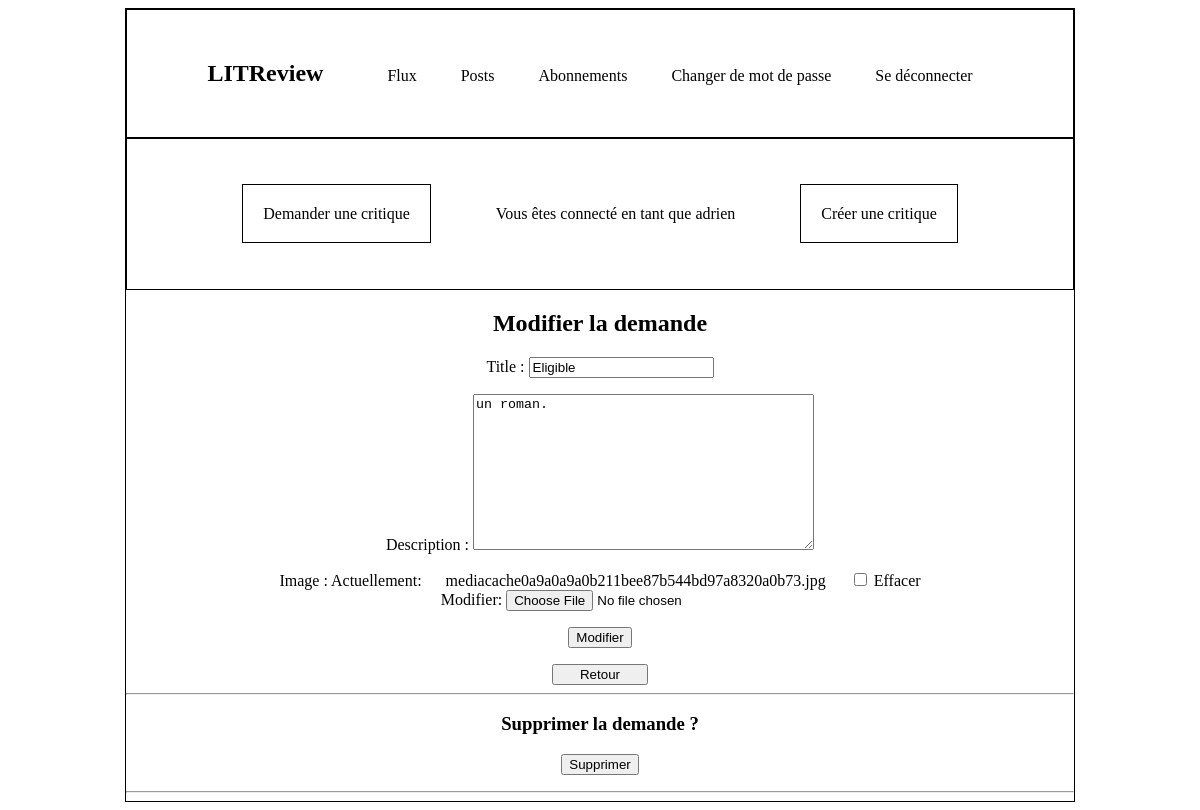
/publication/ticket/9/edit (signed in), run on the app's committed database.
### authentication/models.py (models this page shows)
class User(AbstractUser):
    SUBSCRIBER = "SUBSCRIBER"
    ROLE_CHOICES = ((SUBSCRIBER, "Abonné"),)
    role = models.CharField(max_length=30, choices=ROLE_CHOICES, verbose_name="Rôle")
    following_user = models.ManyToManyField(
        "self",
        symmetrical=False,
        verbose_name="suivre",
        blank=True,
        related_name="follows",
    )

### publication/models.py (models this page shows, shortened)
class Ticket(models.Model):
    title = models.CharField(max_length=128)
    description = models.TextField(max_length=2048, blank=True)
    user = models.ForeignKey(to=settings.AUTH_USER_MODEL, on_delete=models.CASCADE)
    image = models.ImageField(null=True, blank=True)
    time_created = models.DateTimeField(auto_now_add=True)
    IMAGE_MAX_SIZE = (400, 400)

### publication/views.py (the view, shortened to what this page needs)
@login_required
def edit_ticket(request, ticket_id):
    ticket = get_object_or_404(models.Ticket, id=ticket_id)
    edit_form = forms.TicketForm(instance=ticket)
    delete_form = forms.DeleteForm()
    context = {
        "edit_form": edit_form,
        "delete_form": delete_form,
    }
    return render(request, "publication/edit_ticket.html", context=context)

### publication/forms.py
class TicketForm(forms.ModelForm):
    edit_ticket = forms.BooleanField(widget=forms.HiddenInput, initial=True)
    class Meta:
        model = models.Ticket
        fields = ["title", "description", "image"]

class DeleteForm(forms.Form):
    delete = forms.BooleanField(widget=forms.HiddenInput, initial=True)

### publication/templates/publication/edit_ticket.html (shortened to what this page needs)
{% extends "base.html" %}
{% block content %}
<h2>Modifier la demande</h2>
<form method="post">
    {{ edit_form.as_p }}
    <button type="submit">Modifier</button>
</form>
<button type="submit"><a href="{% url 'home' %}">Retour</a></button>
<hr>
<h3>Supprimer la demande ?</h3>
<form method="post">
    <button type="submit">Supprimer</button>
</form>
<hr>
{% endblock content %}

### templates/base.html (shortened to what this page needs)
{% load static %}
<html>
<head>
    <link rel="stylesheet" href="{% static 'styles.css' %}">
    <link rel="stylesheet" href="https://cdnjs.cloudflare.com/ajax/libs/font-awesome/4.7.0/css/font-awesome.min.css">
</head>
<body>
    {% if user.is_authenticated %}
    <div class="global">
        <nav>
            <h1 class="navigation_left">LITReview</h1>
            <ul class=navigation_right>
                <li class="navigation"><a href="{% url 'home' %}">Flux</a></li>
                <li class="navigation"><a href="{% url 'post' %}">Posts</a></li>
                <li class="navigation"><a href="{% url 'subscription' %}">Abonnements</a></li>
                <li class="navigation"><a href="{% url 'password_change' %}">Changer de mot de passe</a></li>
                <li class="navigation"><a href="{% url 'logout' %}">Se déconnecter</a></li>
            </ul>
        </nav>
        <div class="container">
            <p class="creation"><a href="{% url 'create_ticket' %}">Demander une critique</a></p>
            <p>Vous êtes connecté en tant que {{ user.username }}</p>
            <p class="creation"><a href="{% url 'create_review' %}">Créer une critique</a></p>
        </div>
        {% endif %}
        {% block content %}{% endblock content %}
    </div>
</body>
</html>

### static/styles.css (style rules this page uses)
.global { max-width: 80%; text-align: center; border: 1px black solid; margin: auto; }
a { text-decoration: none; color: black; }
nav { border: 1px black solid; padding: 30px; }
ul { list-style-type: none; }
.navigation { display: inline-block; }
a { padding: 20px; }
.navigation_left { display: inline-block; }
.navigation_right { display: inline-block; }
.creation a { border: solid black 1px; display: auto; }
.container { display: flex; padding: 50px; border: solid black 1px; }
.creation { flex-grow: 1; }

### data on the page
User: username "adrien"
Ticket: title "Eligible", description "un roman."
